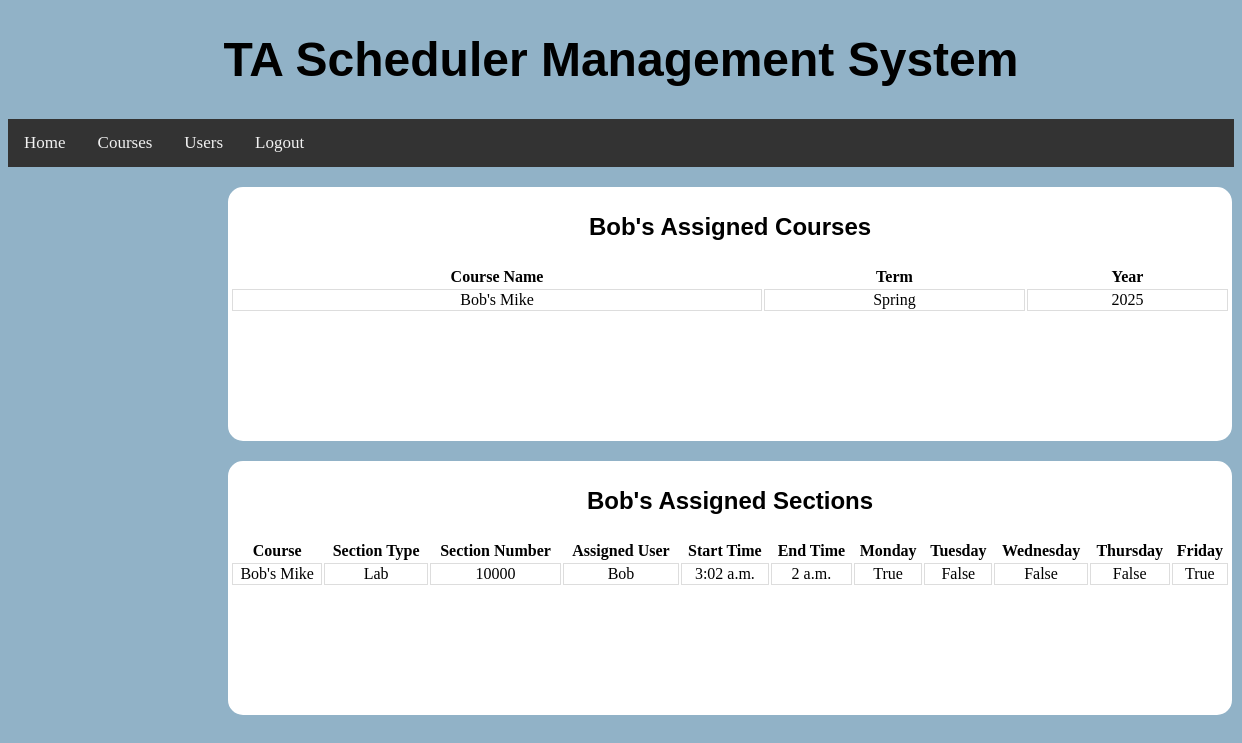
Before: /users/userAssignments/ (signed in) with the older database file.
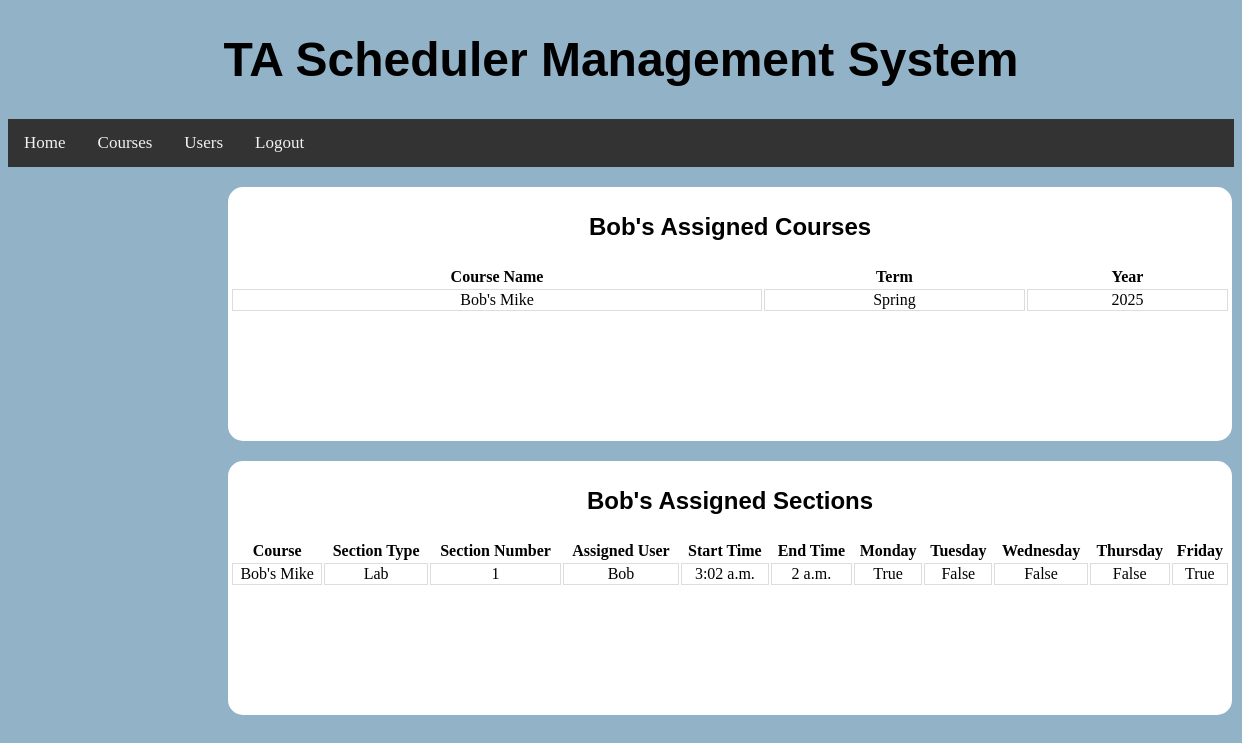
After: the same page with the newer database file.
### BackendWork/models.py (models this page shows, shortened)
class Section(models.Model):
    SCHEDULE_CHOICES = (('Sunday', 'SUNDAY'), ('Monday', 'MONDAY'), ('Tuesday', 'TUESDAY'), ('Wednesday', 'WEDNESDAY'), ('Thursday', 'THURSDAY'), ('Friday', 'FRIDAY'), ('Saturday', 'SATURDAY'))
    SECTION_TYPE_CHOICES = (('Discussion', 'DISCUSSION'), ('Lab', 'LAB'), ('Lecture', 'LECTURE'))
    Class = models.ForeignKey(ClassList, on_delete=models.SET_NULL, null=True)
    assignedUser = models.ForeignKey(MyUser, on_delete=models.SET_NULL, null=True, blank=True)
    sectionNumber = models.IntegerField(default=0)
    sectionType = models.CharField(max_length=30, choices=SECTION_TYPE_CHOICES, default='Discussion')
    monday = models.BooleanField(default=False)
    tuesday = models.BooleanField(default=False)
    wednesday = models.BooleanField(default=False)
    thursday = models.BooleanField(default=False)
    friday = models.BooleanField(default=False)
    startTime = models.TimeField(default=time(0,0,0))
    endTime = models.TimeField(default=time(0,0,0))

class ClassList(models.Model):
    TERM_CHOICES = (('Summer', 'SUMMER'), ('Fall', 'FALL'), ('Winter', 'WINTER'), ('Spring', 'SPRING'))
    name = models.CharField(max_length=20, unique=True)
    term = models.CharField(max_length=30, choices=TERM_CHOICES, default='Fall')
    year = models.IntegerField(default=2022)
    def __str__(self):
        return self.name

class MyUser(models.Model):
    ROLE_CHOICES = (('Teaching Assistant', 'TEACHING_ASSISTANT'), ('Instructor', 'INSTRUCTOR'), ('Admin', 'ADMIN'))
    username = models.CharField(max_length=20, unique=True)
    password = models.CharField(max_length=20)
    name = models.CharField(max_length=20)
    email = models.CharField(max_length=20)
    address = models.CharField(max_length=72)
    phone = models.CharField(max_length=10)
    role = models.CharField(max_length=30, choices=ROLE_CHOICES, default='Teaching Assistant')
    assignedClasses = models.ManyToManyField(ClassList, null=True, blank=True)
    def __str__(self):
        return self.username

### BackendWork/views.py (the view)
# urls.py: path("users/userAssignments/", UserAssignments.as_view()),
class UserAssignments(View):
    def get(self, request):
        return render(request, "userAssignments.html",
                      {'sessionUser': MyUser.objects.get(username=request.session['user']),
                       'viewingUser': MyUser.objects.get(username=request.session['userAssignments']),
                       'courses': MyUser.objects.get(username=request.session['userAssignments']).assignedClasses.all(),
                       'sections': Section.objects.filter(
                           assignedUser=MyUser.objects.get(username=request.session['userAssignments']))})

### templates/userAssignments.html (shortened to what this page needs)
{% load static %}
<!DOCTYPE html>
<html lang="en">
<head>
    <link rel="stylesheet" type="text/css" href="{% static 'css/courses.css' %}"/>
</head>
<div class="navContainer">
    <header class="header">
        <h1><a>TA Scheduler Management System</a></h1>
    </header>
    <div class="navigation">
        <li><a href="/home/">Home</a></li>
        <li><a href="/courses/">Courses</a></li>
        <li><a href="/users/">Users</a></li>
        <li><a href="/">Logout</a></li>
    </div>
</div>
<body>
<div class="container">
    <p class=header>{{ viewingUser.username }}'s Assigned Courses</p>
    <div class="containerbox">
        <table>
            <tr>
                <th>Course Name</th>
                <th>Term</th>
                <th>Year</th>
            </tr>
                {% for i in courses %}
                    <tr><td>{{ i.name }}</td>
                    <td>{{ i.term }}</td>
                    <td>{{ i.year }}</td></tr>
                {% endfor %}
        </table>
    </div>
</div>
<div class="container">
    <p class=header>{{ viewingUser.username }}'s Assigned Sections</p>
    <div class="containerbox">
        <table>
            <tr>
                <th>Course</th>
                <th>Section Type</th>
                <th>Section Number</th>
                <th>Assigned User</th>
                <th>Start Time</th>
                <th>End Time</th>
                <th>Monday</th>
                <th>Tuesday</th>
                <th>Wednesday</th>
                <th>Thursday</th>
                <th>Friday</th>
            </tr>
                {% for i in sections %}
                    <tr>
                    <td>{{ i.Class }}</td>
                    <td>{{ i.sectionType }}</td>
                    <td>{{ i.sectionNumber }}</td>
                    <td>{{ i.assignedUser }}</td>
                    <td>{{ i.startTime }}</td>
                    <td>{{ i.endTime }}</td>
                    <td>{{ i.monday }}</td>
                    <td>{{ i.tuesday }}</td>
                    <td>{{ i.wednesday }}</td>
                    <td>{{ i.thursday }}</td>
                    <td>{{ i.friday }}</td>
                    </tr>
                {% endfor %}
        </table>
    </div>
</div>
</body>
</html>

Changed rows visible on the page:
changed Section "Lab": sectionNumber "10000" → "1"
